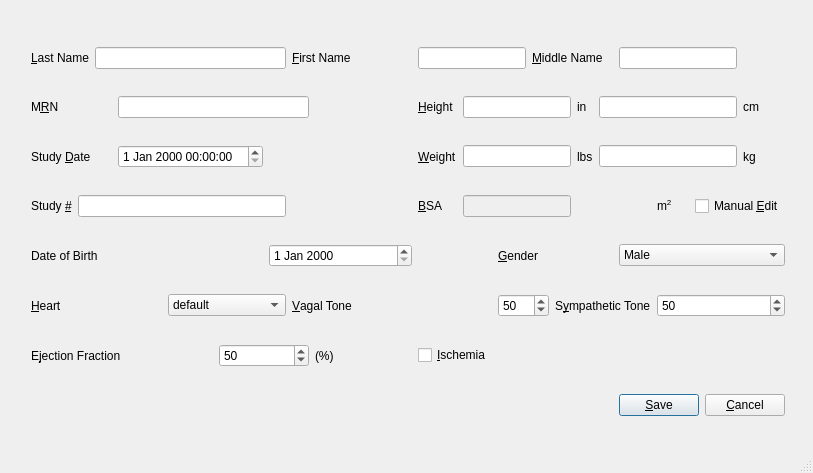
<ui version="4.0" >
 <class>PatientDialog</class>
 <widget class="QDialog" name="PatientDialog" >
  <property name="geometry" >
   <rect>
    <x>0</x>
    <y>0</y>
    <width>813</width>
    <height>473</height>
   </rect>
  </property>
  <property name="windowTitle" >
   <string>Patient Information</string>
  </property>
  <property name="sizeGripEnabled" >
   <bool>true</bool>
  </property>
  <widget class="QWidget" name="" >
   <property name="geometry" >
    <rect>
     <x>20</x>
     <y>15</y>
     <width>776</width>
     <height>441</height>
    </rect>
   </property>
   <layout class="QGridLayout" >
    <item row="0" column="0" colspan="2" >
     <widget class="QLabel" name="textLabel1" >
      <property name="text" >
       <string>&amp;Last Name</string>
      </property>
      <property name="buddy" >
       <cstring>lastNameLineEdit</cstring>
      </property>
     </widget>
    </item>
    <item row="0" column="2" colspan="5" >
     <widget class="QLineEdit" name="lastNameLineEdit" />
    </item>
    <item row="0" column="7" colspan="2" >
     <widget class="QLabel" name="textLabel2" >
      <property name="text" >
       <string>&amp;First Name</string>
      </property>
      <property name="buddy" >
       <cstring>firstNameLineEdit</cstring>
      </property>
     </widget>
    </item>
    <item row="0" column="9" colspan="3" >
     <widget class="QLineEdit" name="firstNameLineEdit" />
    </item>
    <item row="0" column="12" colspan="4" >
     <widget class="QLabel" name="textLabel3" >
      <property name="text" >
       <string>&amp;Middle Name</string>
      </property>
      <property name="alignment" >
       <set>Qt::AlignVCenter</set>
      </property>
      <property name="buddy" >
       <cstring>middleNameLineEdit</cstring>
      </property>
     </widget>
    </item>
    <item row="0" column="16" colspan="3" >
     <widget class="QLineEdit" name="middleNameLineEdit" />
    </item>
    <item row="1" column="0" colspan="3" >
     <widget class="QLabel" name="textLabel2_2" >
      <property name="text" >
       <string>M&amp;RN</string>
      </property>
      <property name="buddy" >
       <cstring>mrnLineEdit</cstring>
      </property>
     </widget>
    </item>
    <item row="1" column="3" colspan="5" >
     <widget class="QLineEdit" name="mrnLineEdit" />
    </item>
    <item row="1" column="9" >
     <widget class="QLabel" name="textLabel6" >
      <property name="text" >
       <string>&amp;Height</string>
      </property>
      <property name="buddy" >
       <cstring>heightInLineEdit</cstring>
      </property>
     </widget>
    </item>
    <item row="1" column="10" colspan="4" >
     <widget class="QLineEdit" name="heightInLineEdit" />
    </item>
    <item row="1" column="14" >
     <widget class="QLabel" name="textLabel1_3" >
      <property name="text" >
       <string>in</string>
      </property>
     </widget>
    </item>
    <item row="1" column="15" colspan="4" >
     <widget class="QLineEdit" name="heightCmLineEdit" />
    </item>
    <item row="1" column="19" >
     <widget class="QLabel" name="textLabel3_2" >
      <property name="text" >
       <string>cm</string>
      </property>
     </widget>
    </item>
    <item row="2" column="0" colspan="3" >
     <widget class="QLabel" name="textLabel1_5" >
      <property name="text" >
       <string>Study &amp;Date</string>
      </property>
      <property name="buddy" >
       <cstring>studyDateTimeEdit</cstring>
      </property>
     </widget>
    </item>
    <item row="2" column="3" colspan="3" >
     <widget class="QDateTimeEdit" name="studyDateTimeEdit" />
    </item>
    <item row="2" column="9" >
     <widget class="QLabel" name="textLabel11" >
      <property name="text" >
       <string>&amp;Weight</string>
      </property>
      <property name="buddy" >
       <cstring>weightLbsLineEdit</cstring>
      </property>
     </widget>
    </item>
    <item row="2" column="10" colspan="4" >
     <widget class="QLineEdit" name="weightLbsLineEdit" />
    </item>
    <item row="2" column="14" >
     <widget class="QLabel" name="textLabel2_3" >
      <property name="text" >
       <string>lbs</string>
      </property>
     </widget>
    </item>
    <item row="2" column="15" colspan="4" >
     <widget class="QLineEdit" name="weightKgLineEdit" />
    </item>
    <item row="2" column="19" >
     <widget class="QLabel" name="textLabel4_2" >
      <property name="text" >
       <string>kg</string>
      </property>
     </widget>
    </item>
    <item row="3" column="0" >
     <widget class="QLabel" name="textLabel2_4" >
      <property name="text" >
       <string>Study &amp;#</string>
      </property>
      <property name="buddy" >
       <cstring>studyNumberLineEdit</cstring>
      </property>
     </widget>
    </item>
    <item row="3" column="1" colspan="6" >
     <widget class="QLineEdit" name="studyNumberLineEdit" />
    </item>
    <item row="3" column="8" >
     <spacer>
      <property name="orientation" >
       <enum>Qt::Horizontal</enum>
      </property>
      <property name="sizeHint" >
       <size>
        <width>40</width>
        <height>20</height>
       </size>
      </property>
     </spacer>
    </item>
    <item row="3" column="9" >
     <widget class="QLabel" name="textLabel12" >
      <property name="text" >
       <string>&amp;BSA</string>
      </property>
      <property name="buddy" >
       <cstring>bsaLineEdit</cstring>
      </property>
     </widget>
    </item>
    <item row="3" column="10" colspan="4" >
     <widget class="QLineEdit" name="bsaLineEdit" >
      <property name="enabled" >
       <bool>false</bool>
      </property>
     </widget>
    </item>
    <item row="3" column="17" >
     <widget class="QLabel" name="textLabel5_2" >
      <property name="text" >
       <string>m&lt;SUP>2&lt;/SUP></string>
      </property>
     </widget>
    </item>
    <item row="3" column="18" colspan="2" >
     <widget class="QCheckBox" name="manualEditBsaCheckBox" >
      <property name="text" >
       <string>Manual &amp;Edit</string>
      </property>
      <property name="shortcut" >
       <string>Alt+E</string>
      </property>
     </widget>
    </item>
    <item row="4" column="0" colspan="5" >
     <widget class="QLabel" name="textLabel4" >
      <property name="text" >
       <string>Date of Birth</string>
      </property>
      <property name="buddy" >
       <cstring>dobDateEdit</cstring>
      </property>
     </widget>
    </item>
    <item row="4" column="6" colspan="3" >
     <widget class="QDateEdit" name="dobDateEdit" />
    </item>
    <item row="4" column="9" colspan="2" >
     <spacer>
      <property name="orientation" >
       <enum>Qt::Horizontal</enum>
      </property>
      <property name="sizeHint" >
       <size>
        <width>40</width>
        <height>20</height>
       </size>
      </property>
     </spacer>
    </item>
    <item row="4" column="11" colspan="5" >
     <widget class="QLabel" name="textLabel1_4" >
      <property name="text" >
       <string>&amp;Gender</string>
      </property>
      <property name="buddy" >
       <cstring>sexComboBox</cstring>
      </property>
     </widget>
    </item>
    <item row="4" column="16" colspan="4" >
     <widget class="QComboBox" name="sexComboBox" >
      <item>
       <property name="text" >
        <string>Male</string>
       </property>
      </item>
      <item>
       <property name="text" >
        <string>Female</string>
       </property>
      </item>
     </widget>
    </item>
    <item row="5" column="0" colspan="4" >
     <widget class="QLabel" name="textLabel5" >
      <property name="text" >
       <string>&amp;Heart</string>
      </property>
      <property name="buddy" >
       <cstring>heartComboBox</cstring>
      </property>
     </widget>
    </item>
    <item row="5" column="4" colspan="3" >
     <widget class="QComboBox" name="heartComboBox" >
      <item>
       <property name="text" >
        <string>default</string>
       </property>
      </item>
      <item>
       <property name="text" >
        <string>new heart</string>
       </property>
      </item>
     </widget>
    </item>
    <item row="5" column="7" colspan="4" >
     <widget class="QLabel" name="textLabel13" >
      <property name="text" >
       <string>&amp;Vagal Tone</string>
      </property>
      <property name="buddy" >
       <cstring>vagalToneSpinBox</cstring>
      </property>
     </widget>
    </item>
    <item row="5" column="11" colspan="2" >
     <widget class="QSpinBox" name="vagalToneSpinBox" >
      <property name="minimum" >
       <number>1</number>
      </property>
      <property name="maximum" >
       <number>100</number>
      </property>
      <property name="value" >
       <number>50</number>
      </property>
     </widget>
    </item>
    <item row="5" column="13" colspan="4" >
     <widget class="QLabel" name="textLabel14" >
      <property name="text" >
       <string>S&amp;ympathetic Tone</string>
      </property>
      <property name="buddy" >
       <cstring>sympatheticToneSpinBox</cstring>
      </property>
     </widget>
    </item>
    <item row="5" column="17" colspan="3" >
     <widget class="QSpinBox" name="sympatheticToneSpinBox" >
      <property name="minimum" >
       <number>1</number>
      </property>
      <property name="maximum" >
       <number>100</number>
      </property>
      <property name="value" >
       <number>50</number>
      </property>
     </widget>
    </item>
    <item row="6" column="0" colspan="5" >
     <widget class="QLabel" name="textLabel1_2" >
      <property name="text" >
       <string>E&amp;jection Fraction</string>
      </property>
      <property name="buddy" >
       <cstring>efSpinBox</cstring>
      </property>
     </widget>
    </item>
    <item row="6" column="5" colspan="3" >
     <widget class="QSpinBox" name="efSpinBox" >
      <property name="minimum" >
       <number>1</number>
      </property>
      <property name="maximum" >
       <number>100</number>
      </property>
      <property name="value" >
       <number>50</number>
      </property>
     </widget>
    </item>
    <item row="6" column="8" >
     <widget class="QLabel" name="textLabel3_3" >
      <property name="text" >
       <string>(%)</string>
      </property>
     </widget>
    </item>
    <item row="6" column="9" colspan="10" >
     <widget class="QCheckBox" name="ischemiaCheckBox" >
      <property name="text" >
       <string>&amp;Ischemia</string>
      </property>
      <property name="shortcut" >
       <string>Alt+I</string>
      </property>
     </widget>
    </item>
    <item row="7" column="0" colspan="20" >
     <layout class="QHBoxLayout" >
      <item>
       <spacer>
        <property name="orientation" >
         <enum>Qt::Horizontal</enum>
        </property>
        <property name="sizeHint" >
         <size>
          <width>40</width>
          <height>20</height>
         </size>
        </property>
       </spacer>
      </item>
      <item>
       <widget class="QPushButton" name="buttonOk" >
        <property name="text" >
         <string>&amp;Save</string>
        </property>
        <property name="shortcut" >
         <string>Alt+S</string>
        </property>
        <property name="autoDefault" >
         <bool>true</bool>
        </property>
        <property name="default" >
         <bool>true</bool>
        </property>
       </widget>
      </item>
      <item>
       <widget class="QPushButton" name="buttonCancel" >
        <property name="text" >
         <string>&amp;Cancel</string>
        </property>
        <property name="shortcut" >
         <string/>
        </property>
        <property name="autoDefault" >
         <bool>true</bool>
        </property>
       </widget>
      </item>
     </layout>
    </item>
   </layout>
  </widget>
 </widget>
 <layoutdefault spacing="6" margin="11" />
 <pixmapfunction>qPixmapFromMimeSource</pixmapfunction>
 <tabstops>
  <tabstop>lastNameLineEdit</tabstop>
  <tabstop>firstNameLineEdit</tabstop>
  <tabstop>middleNameLineEdit</tabstop>
  <tabstop>mrnLineEdit</tabstop>
  <tabstop>heightInLineEdit</tabstop>
  <tabstop>heightCmLineEdit</tabstop>
  <tabstop>studyDateTimeEdit</tabstop>
  <tabstop>weightLbsLineEdit</tabstop>
  <tabstop>weightKgLineEdit</tabstop>
  <tabstop>studyNumberLineEdit</tabstop>
  <tabstop>bsaLineEdit</tabstop>
  <tabstop>manualEditBsaCheckBox</tabstop>
  <tabstop>dobDateEdit</tabstop>
  <tabstop>sexComboBox</tabstop>
  <tabstop>heartComboBox</tabstop>
  <tabstop>vagalToneSpinBox</tabstop>
  <tabstop>sympatheticToneSpinBox</tabstop>
  <tabstop>efSpinBox</tabstop>
  <tabstop>ischemiaCheckBox</tabstop>
  <tabstop>buttonOk</tabstop>
  <tabstop>buttonCancel</tabstop>
 </tabstops>
 <resources/>
 <connections>
  <connection>
   <sender>buttonOk</sender>
   <signal>clicked()</signal>
   <receiver>PatientDialog</receiver>
   <slot>accept()</slot>
   <hints>
    <hint type="sourcelabel" >
     <x>661</x>
     <y>426</y>
    </hint>
    <hint type="destinationlabel" >
     <x>153</x>
     <y>418</y>
    </hint>
   </hints>
  </connection>
  <connection>
   <sender>buttonCancel</sender>
   <signal>clicked()</signal>
   <receiver>PatientDialog</receiver>
   <slot>reject()</slot>
   <hints>
    <hint type="sourcelabel" >
     <x>764</x>
     <y>429</y>
    </hint>
    <hint type="destinationlabel" >
     <x>480</x>
     <y>428</y>
    </hint>
   </hints>
  </connection>
 </connections>
</ui>
